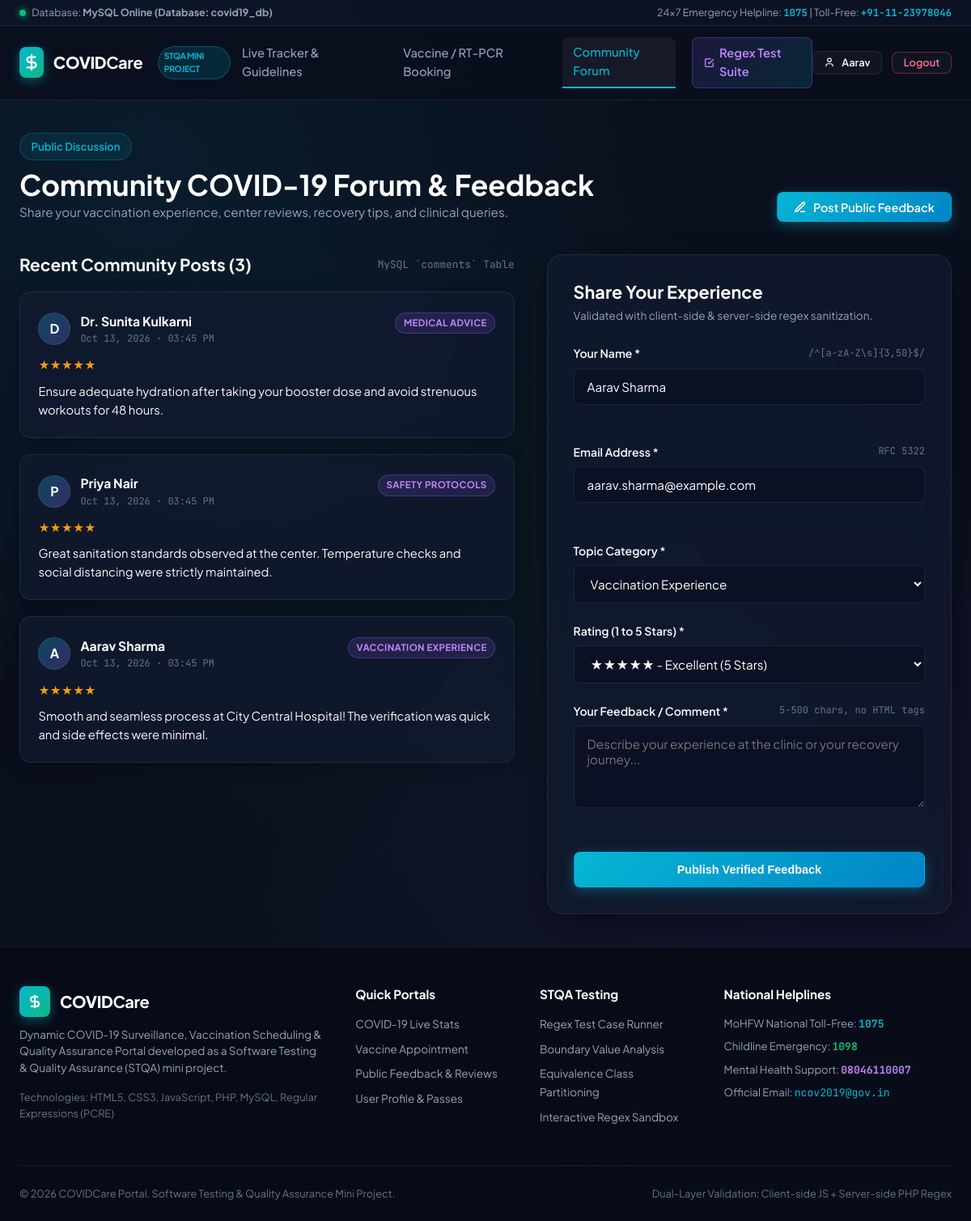
The app's page /comments.php (signed in) with its own data.
### tables this page shows
CREATE TABLE IF NOT EXISTS `comments` (
  `id` INT AUTO_INCREMENT PRIMARY KEY,
  `user_id` INT NULL,
  `author_name` VARCHAR(100) NOT NULL,
  `author_email` VARCHAR(120) NOT NULL,
  `category` VARCHAR(50) NOT NULL,
  `rating` INT DEFAULT 5,
  `comment_text` TEXT NOT NULL,
  `created_at` DATETIME DEFAULT CURRENT_TIMESTAMP,
  FOREIGN KEY (`user_id`) REFERENCES `users`(`id`) ON DELETE SET NULL
);

### db.php (called while the page is built, shortened)
<?php
function getDBConnection() {
    $mysql_host = '127.0.0.1';
    $mysql_port = '3306';
    $mysql_user = 'root';
    $mysql_pass = '';
    $mysql_dbname = 'covid19_db';
    try {
        $dsn_db = "mysql:host={$mysql_host};port={$mysql_port};dbname={$mysql_dbname};charset=utf8mb4";
        $pdo = new PDO($dsn_db, $mysql_user, $mysql_pass, [
            PDO::ATTR_ERRMODE => PDO::ERRMODE_EXCEPTION,
            PDO::ATTR_DEFAULT_FETCH_MODE => PDO::FETCH_ASSOC,
        ]);
        $db_driver = 'mysql';
        $db_status_message = "MySQL Online (Database: {$mysql_dbname})";
        return $pdo;
    } catch (Exception $e) {
        try {
            $sqlite_path = __DIR__ . '/covid19_data.sqlite';
            $pdo = new PDO("sqlite:" . $sqlite_path, null, null, [
                PDO::ATTR_ERRMODE => PDO::ERRMODE_EXCEPTION,
                PDO::ATTR_DEFAULT_FETCH_MODE => PDO::FETCH_ASSOC,
            ]);
            $db_driver = 'sqlite';
            $db_status_message = "SQLite Active (MySQL offline / XAMPP not started yet)";
            initializeSQLiteTables($pdo);
            return $pdo;
        } catch (Exception $sqle) {
            die("Database Fatal Error: " . htmlspecialchars($sqle->getMessage()));
        }
    }
}
function getCurrentUser() {
    return isset($_SESSION['user']) ? $_SESSION['user'] : null;
}
function e($string) {
    return htmlspecialchars($string ?? '', ENT_QUOTES, 'UTF-8');
}

### comments.php (the view, shortened to what this page needs)
<?php
require_once __DIR__ . '/db.php';
$stmt = $db->query("SELECT * FROM comments ORDER BY id DESC LIMIT 50");
$comments = $stmt->fetchAll();
require_once __DIR__ . '/includes/header.php';
?>
<div class="container" style="padding: 2.5rem 1.5rem;">
  <div style="display: flex; justify-content: space-between; align-items: flex-end; flex-wrap: wrap; gap: 1rem; margin-bottom: 2.5rem;">
    <div>
      <span class="hero-pill" style="margin-bottom: 0.5rem;">Public Discussion</span>
      <h1 style="font-size: 2.2rem;">Community COVID-19 Forum & Feedback</h1>
      <p style="color: var(--text-muted); font-size: 0.95rem;">
        Share your vaccination experience, center reviews, recovery tips, and clinical queries.
      </p>
    </div>
    <div>
      <a href="#commentForm" class="btn btn-primary" id="btnJumpToPost">
        <svg width="16" height="16" viewBox="0 0 24 24" fill="none" stroke="currentColor" stroke-width="2.5"><path d="M12 20h9"></path><path d="M16.5 3.5a2.121 2.121 0 0 1 3 3L7 19l-4 1 1-4L16.5 3.5z"></path></svg>
        Post Public Feedback
      </a>
    </div>
  </div>
  <div style="display: grid; grid-template-columns: 1.1fr 0.9fr; gap: 2.5rem; align-items: flex-start;">
    <div>
      <div style="display: flex; justify-content: space-between; align-items: center; margin-bottom: 1.25rem;">
        <h3 style="font-size: 1.3rem;">Recent Community Posts (<?php echo count($comments); ?>)</h3>
        <span style="font-size: 0.8rem; color: var(--text-dim);" class="mono">MySQL `comments` Table</span>
      </div>
      <div style="display: flex; flex-direction: column; gap: 1.25rem;">
        <?php if (empty($comments)): ?>
          <div class="card" style="text-align: center; padding: 3rem;">
            <p style="color: var(--text-muted);">No comments submitted yet. Be the first citizen to post feedback!</p>
          </div>
        <?php else: ?>
          <?php foreach ($comments as $cmt): ?>
            <div class="card" style="padding: 1.4rem;">
              <div style="display: flex; justify-content: space-between; align-items: flex-start; margin-bottom: 0.75rem;">
                <div style="display: flex; align-items: center; gap: 0.75rem;">
                  <div style="width: 40px; height: 40px; border-radius: 50%; background: linear-gradient(135deg, rgba(6,182,212,0.3), rgba(139,92,246,0.3)); display: flex; align-items: center; justify-content: center; font-weight: 700; color: #ffffff; border: 1px solid var(--border-glass);">
                    <?php echo strtoupper(substr($cmt['author_name'], 0, 1)); ?>
                  </div>
                  <div>
                    <strong style="color: #ffffff; font-size: 0.98rem;"><?php echo e($cmt['author_name']); ?></strong>
                    <div style="font-size: 0.75rem; color: var(--text-dim);" class="mono">
                      <?php echo date('M d, Y · h:i A', strtotime($cmt['created_at'])); ?>
                    </div>
                  </div>
                </div>
                <div>
                  <span class="badge badge-purple" style="font-size: 0.72rem;"><?php echo e($cmt['category']); ?></span>
                </div>
              </div>
              <div style="color: #f59e0b; font-size: 0.85rem; margin-bottom: 0.6rem;">
                <?php for ($i = 0; $i < $cmt['rating']; $i++): ?>★<?php endfor; ?>
              </div>
              <p style="color: var(--text-main); font-size: 0.92rem; line-height: 1.55;">
                <?php echo nl2br(e($cmt['comment_text'])); ?>
              </p>
            </div>
          <?php endforeach; ?>
        <?php endif; ?>
      </div>
    </div>
    <div>
      <div class="form-card" style="margin: 0; padding: 2rem;">
        <div style="margin-bottom: 1.5rem;">
          <h3 style="font-size: 1.35rem; margin-bottom: 0.3rem;">Share Your Experience</h3>
          <p style="font-size: 0.85rem; color: var(--text-muted);">
            Validated with client-side & server-side regex sanitization.
          </p>
        </div>
        <form id="commentForm" method="POST" action="comments.php" novalidate>
          <div class="form-group">
            <label for="author_name" class="form-label">
              <span>Your Name *</span>
              <span class="regex-hint">/^[a-zA-Z\s]{3,50}$/</span>
            </label>
            <input type="text" id="author_name" name="author_name" class="form-control" placeholder="e.g. Priya Nair" value="<?php echo e($_POST['author_name'] ?? ($currentUser['full_name'] ?? '')); ?>" required>
            <div id="author_name-feedback" class="feedback-msg"></div>
          </div>
          <div class="form-group">
            <label for="author_email" class="form-label">
              <span>Email Address *</span>
              <span class="regex-hint">RFC 5322</span>
            </label>
            <input type="email" id="author_email" name="author_email" class="form-control" placeholder="e.g. priya.nair@example.com" value="<?php echo e($_POST['author_email'] ?? ($currentUser['email'] ?? '')); ?>" required>
            <div id="author_email-feedback" class="feedback-msg"></div>
          </div>
          <div class="form-group">
            <label for="category" class="form-label">
              <span>Topic Category *</span>
            </label>
            <select id="category" name="category" class="form-control">
              <option value="Vaccination Experience">Vaccination Experience</option>
            </select>
          </div>
          <div class="form-group">
            <label for="rating" class="form-label">
              <span>Rating (1 to 5 Stars) *</span>
            </label>
            <select id="rating" name="rating" class="form-control">
              <option value="5">★★★★★ - Excellent (5 Stars)</option>
            </select>
          </div>
          <div class="form-group">
            <label for="comment_text" class="form-label">
              <span>Your Feedback / Comment *</span>
              <span class="regex-hint">5-500 chars, no HTML tags</span>
            </label>
            <textarea id="comment_text" name="comment_text" rows="4" class="form-control" placeholder="Describe your experience at the clinic or your recovery journey..." required><?php echo e($_POST['comment_text'] ?? ''); ?></textarea>
            <div id="comment_text-feedback" class="feedback-msg"></div>
          </div>
          <button type="submit" class="btn btn-primary" style="width: 100%; padding: 0.85rem;" id="btnSubmitComment">
            Publish Verified Feedback
          </button>
        </form>
      </div>
    </div>
  </div>
</div>
<?php require_once __DIR__ . '/includes/footer.php'; ?>

### includes/header.php (shortened to what this page needs)
<?php
require_once __DIR__ . '/../db.php';
$currentUser = getCurrentUser();
$activePage = basename($_SERVER['PHP_SELF'], '.php');
?>
<!DOCTYPE html>
<html lang="en">
<head>
  <link rel="stylesheet" href="css/style.css">
</head>
<body>
  <div class="status-bar">
    <div class="container">
      <div class="status-indicator">
        <span class="status-dot <?php echo ($db_driver === 'mysql') ? '' : 'amber'; ?>"></span>
        <span>Database: <strong><?php echo e($db_status_message); ?></strong></span>
      </div>
      <div>
        <span>24x7 Emergency Helpline: <strong class="mono" style="color: var(--primary);">1075</strong> | Toll-Free: <strong class="mono" style="color: var(--primary);">+91-11-23978046</strong></span>
      </div>
    </div>
  </div>
  <nav class="navbar" id="mainNavbar">
    <div class="container nav-container">
      <a href="index.php" class="brand-logo" id="nav-brand">
        <span class="brand-badge">
          <svg width="22" height="22" viewBox="0 0 24 24" fill="none" stroke="currentColor" stroke-width="2.5" stroke-linecap="round" stroke-linejoin="round">
            <path d="M12 2v20M17 5H9.5a3.5 3.5 0 0 0 0 7h5a3.5 3.5 0 0 1 0 7H6"/>
          </svg>
        </span>
        <span>COVID<strong>Care</strong></span>
        <span class="brand-tag">STQA Mini Project</span>
      </a>
      <ul class="nav-links">
        <li>
          <a href="index.php" class="nav-link <?php echo ($activePage === 'index') ? 'active' : ''; ?>" id="nav-home">
            Live Tracker & Guidelines
          </a>
        </li>
        <li>
          <a href="register_vaccine.php" class="nav-link <?php echo ($activePage === 'register_vaccine') ? 'active' : ''; ?>" id="nav-register">
            Vaccine / RT-PCR Booking
          </a>
        </li>
        <li>
          <a href="comments.php" class="nav-link <?php echo ($activePage === 'comments') ? 'active' : ''; ?>" id="nav-comments">
            Community Forum
          </a>
        </li>
        <li>
          <a href="stqa_tests.php" class="nav-link stqa-badge <?php echo ($activePage === 'stqa_tests') ? 'active' : ''; ?>" id="nav-stqa">
            <svg width="15" height="15" viewBox="0 0 24 24" fill="none" stroke="currentColor" stroke-width="2.5">
              <path d="m9 11 3 3L22 4"></path>
              <path d="M21 12v7a2 2 0 0 1-2 2H5a2 2 0 0 1-2-2V5a2 2 0 0 1 2-2h11"></path>
            </svg>
            Regex Test Suite
          </a>
        </li>
      </ul>
      <div class="nav-actions">
        <?php if ($currentUser): ?>
          <a href="dashboard.php" class="btn btn-outline btn-sm" id="nav-dashboard">
            <svg width="14" height="14" viewBox="0 0 24 24" fill="none" stroke="currentColor" stroke-width="2"><path d="M19 21v-2a4 4 0 0 0-4-4H9a4 4 0 0 0-4 4v2"></path><circle cx="12" cy="7" r="4"></circle></svg>
            <?php echo e(explode(' ', $currentUser['full_name'])[0]); ?>
          </a>
          <a href="logout.php" class="btn btn-outline btn-sm" id="nav-logout" style="border-color: rgba(244,63,94,0.4); color: #fb7185;">Logout</a>
        <?php else: ?>
          <a href="login.php" class="btn btn-outline btn-sm" id="nav-login">Sign In</a>
          <a href="signup.php" class="btn btn-primary btn-sm" id="nav-signup">Register Account</a>
        <?php endif; ?>
      </div>
    </div>
  </nav>
  <main style="flex: 1 0 auto;">

### records on screen
comments: author_name "Aarav", author_name "A", author_name "Aarav Sharma", created_at "Oct 13, 2026 · 03:45 PM", category "VACCINATION EXPERIENCE", comment_text "Smooth and seamless process at City Central Hospital! The verification was quick and side effects were minimal.", author_email "aarav.sharma@example.com"
comments: author_name "D", author_name "Dr. Sunita Kulkarni", created_at "Oct 13, 2026 · 03:45 PM", category "MEDICAL ADVICE", comment_text "Ensure adequate hydration after taking your booster dose and avoid strenuous workouts for 48 hours."
comments: author_name "P", author_name "Priya Nair", created_at "Oct 13, 2026 · 03:45 PM", category "SAFETY PROTOCOLS", comment_text "Great sanitation standards observed at the center. Temperature checks and social distancing were strictly maintained."

### other values on screen
$db_status_message "MySQL Online (Database: covid19_db)"
count($comments) "3"
